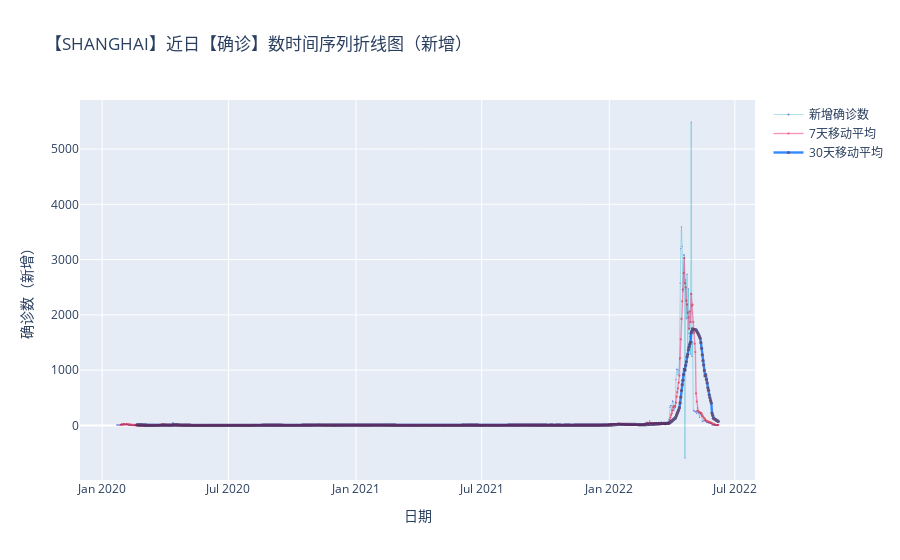

This figure's notebook cell:
### Markdown cell above
<div class="alert alert-block alert-danger">
<b>注意：</b>

以上的三个获取数据的函数，我写在一个python模块中，叫做`getdata`。
    
大家在直接调用`getdata.py`文件即可！
    
</div>

### Code cell
data_copy1 = ts_confirmed_CHINA_incre

specify = 'Shanghai'
idx = data_copy1.index
ser = data_copy1[specify]
layout_title = specify.upper()
kind = 'confirmed cases'
method = 'new cases'
ma = [7,30]
trace = go.Scatter(
            x = idx,
            y = ser,
            mode = 'lines+markers',
            name = f'{method} {kind}',
            opacity = .8,
            line=dict(color="#08a8c4",width = .4),
            marker = dict(color = '#5857e1',size = 1.2)
        )
trace1 = go.Scatter(
    x = idx,
    y = ser.rolling(ma[0]).mean(),
    mode = 'lines+markers',
    name = f'{ma[0]}-day moving average',
    opacity = .6,
    line=dict(color="#ee5090",width = 1.4),
    marker = dict(color = '#dd001b',size = 2.2)
)
trace2 = go.Scatter(
    x = idx,
    y = ser.rolling(ma[1]).mean(),
    mode = 'lines+markers',
    name = f'{ma[1]}-day moving average',
    opacity = .8,
    line=dict(color="#006eff",width = 2.4),
    marker = dict(color = '#412b63',size = 3.2)
)


plotdata = [trace, trace1, trace2]

'''Initiate plotting'''

x_axis_config = {'title': 'Date'}
y_axis_config = {'title': f'Number of {kind} ({method.upper()})'}
# Return the specified image layout and configuration object
my_layout = Layout(title=f"【{layout_title}】Time Series Line Chart of Recent {kind} ({method.upper()})",
                   xaxis=x_axis_config, yaxis=y_axis_config)
# Generate the chart
offline.iplot({'data': plotdata, 'layout': my_layout}, filename=f'{layout_title}_COVID_TS',image_height=500,image_width=1000,image = 'png')

### Figure 1 — Plotly figure (JSON) as saved in the notebook; plotly's stock layout.template omitted (floating-point values rounded to 4 significant figures; data arrays with more than 128 entries replaced by an {"elided": "..."} marker saying what was removed)
{"data": [{"line": {"color": "#08a8c4", "width": 0.4}, "marker": {"color": "#5857e1", "size": 1.2}, "mode": "lines+markers", "name": "新增确诊数", "opacity": 0.8, "type": "scatter", "x": {"elided": "868 str values"}, "y": {"elided": "868 int values"}}, {"line": {"color": "#ee5090", "width": 1.4}, "marker": {"color": "#dd001b", "size": 2.2}, "mode": "lines+markers", "name": "7天移动平均", "opacity": 0.6, "type": "scatter", "x": {"elided": "868 str values"}, "y": {"elided": "868 float values"}}, {"line": {"color": "#006eff", "width": 2.4}, "marker": {"color": "#412b63", "size": 3.2}, "mode": "lines+markers", "name": "30天移动平均", "opacity": 0.8, "type": "scatter", "x": {"elided": "868 str values"}, "y": {"elided": "868 float values"}}], "layout": {"title": {"text": "【SHANGHAI】近日【确诊】数时间序列折线图（新增）"}, "xaxis": {"title": {"text": "日期"}}, "yaxis": {"title": {"text": "确诊数（新增）"}}}}
